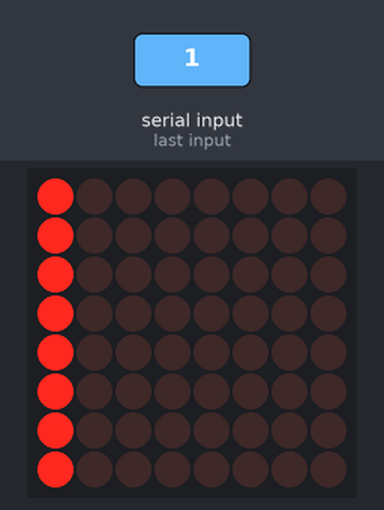
The sketch below on a simulated Arduino Uno, built with avr-gcc and run on an emulated ATmega328P. Parts: 8×8 LED matrix. Inputs (shaded band) come from the test bench.

1.3 s: "1\n" received over Serial
Above: at 2.4 s.
Timing chart, 0 to 4.3 s (numbered marks = the images above; inputs shaded):
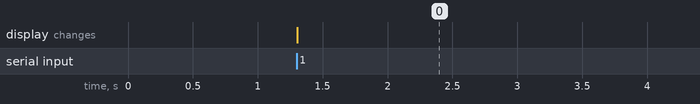

Measured:
- after the input at 1.3 s, the display: changes at once (image 0)

The sketch:

ProjectFile.ino
```cpp
#include "LedControl.h"
void bargraph(short int *bars);
/*
   We use pins 12,11 and 10 on the Arduino for the SPI interface
   Pin 12 is connected to the DATA IN-pin of the first MAX7219
   Pin 11 is connected to the CLK-pin of the first MAX7219
   Pin 10 is connected to the LOAD(/CS)-pin of the first MAX7219
*/
LedControl mat = LedControl(12, 11, 10, 1);
short int bars[8] = {0};

void setup(){
    mat.shutdown(0, false);
    mat.clearDisplay(0);
    mat.setIntensity(0, 8); // 0-16 intensity
    Serial.begin(9600);
}

void loop(){
    if (Serial.available()) { //See if data is there
        String in = Serial.readStringUntil('\n');
        for (int i = 0; i < 8; i++) {
            bars[i] = in.charAt(i);
        }
    }
    bargraph(bars);
    while (Serial.available() == 0) {
    };
}

// Lights appropriate bars in 8x8 matrix 0=off 1->1bar ...
// The height of each bar is stored in the bar array.
void bargraph(short int *bars){
    int i, j;
    for (i = 0; i < 8; i++) { //iterate over rows
        byte row_states = 0;
        for (j = 0; j < 8; j++) { //iterate over all columns
            if (bars[j] >= i + 1) {
                row_states |= (0x80 >> j);
            }
        }
        mat.setRow(0, 7 - i, row_states);
    }
}
```
